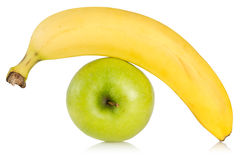
#> input picture examples/image_recognition/test_images/ban_app.jpg, 240 x 160 px, found by its file name
$ python image_detector.py   (older library calls are emulated)
#> lines starting #> are read from the running program, lines starting #| are printed output that depends on the picture; after the words box and inside, x2 and y2 are one past the last pixel; in counts of white or black regions, pixels touching at a corner belong together
import numpy as np
import cv2


def crop_minAreaRect(img, rect):
    # rotate img
    angle = rect[2]
    rows, cols = img.shape[0], img.shape[1]
    M = cv2.getRotationMatrix2D((cols / 2, rows / 2), angle, 1)
    img_rot = cv2.warpAffine(img, M, (cols, rows))

    # rotate bounding box
    rect0 = (rect[0], rect[1], 0.0)
    box = cv2.boxPoints(rect)
    pts = np.int0(cv2.transform(np.array([box]), M))[0]
    pts[pts < 0] = 0

    # crop
    img_crop = img_rot[pts[1][1]:pts[0][1],
               pts[1][0]:pts[2][0]]

    return img_crop


def find_objects(path):
#> called with path = 'ban_app.jpg'
    boundaries = [(np.array([10, 10, 10]), np.array([28, 255, 255])), #yellow
                  (np.array([28, 10, 10]), np.array([80, 255, 255])), #green
                  (np.array([0, 10, 10]), np.array([10, 255, 255]))] #red


    image = cv2.imread(path)
#> image is the input picture: shape (160, 240, 3); mean B, G, R 172.7, 233.2, 242.7
    bordersize = 50
    image = cv2.copyMakeBorder(image, top=bordersize, bottom=bordersize,
                                left=bordersize, right=bordersize,
                                borderType=cv2.BORDER_CONSTANT,
                                value=[255, 255, 255])
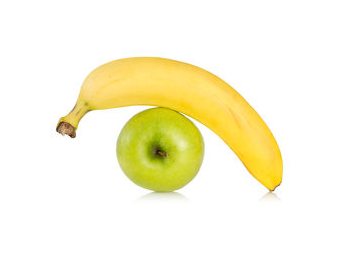
#> image: shape (260, 340, 3); mean B, G, R 219.3, 245.5, 249.6
    hsv = cv2.cvtColor(image, cv2.COLOR_BGR2HSV)
#> hsv: shape (260, 340, 3); mean H, S, V 8.4, 34.4, 250.1
    images = []

    for (lower, upper) in boundaries:
        mask = cv2.inRange(hsv, lower, upper)
        res = cv2.bitwise_and(image, image, mask=mask)

        im2, contours, hierarchy = cv2.findContours(mask, cv2.RETR_TREE,
                                                    cv2.CHAIN_APPROX_SIMPLE)
        index = []

        for i in range(len(contours)):
            if len(contours[i]) < 100:
                index.append(i)

        contours = np.delete(contours, index)

        for contour in contours:
            rect = cv2.minAreaRect(contour)

            # [6 lines of commented-out code are left out]

            img = crop_minAreaRect(image, rect)
            img[np.where((img == [0, 0, 0]).all(axis=2))] = [255, 255, 255]
            images.append(cv2.cvtColor(img, cv2.COLOR_BGR2RGB))
#> this loop made 1 pass
#> pass 1, in find_objects, `mask = cv2.inRange(hsv, lower, upper)`:
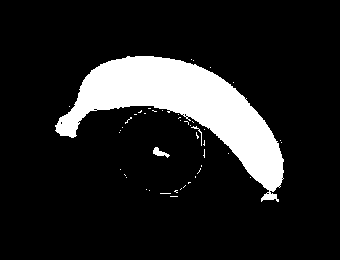
#> mask: shape (260, 340); 13.5% white; 46 white regions (43 under 20 px), largest, box (x1, y1, x2, y2) and area: (55, 56, 284, 202) 11697, (153, 147, 170, 158) 84, (191, 126, 202, 146) 33
#> pass 1, in find_objects, `res = cv2.bitwise_and(image, image, mask=mask)`:
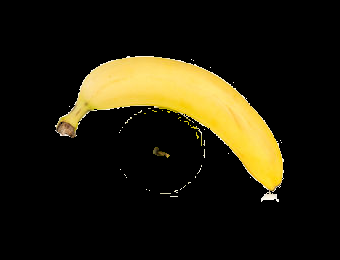
#> res: shape (260, 340, 3); mean B, G, R 12.2, 28.7, 33.2
#> after the loop, images = []

    return images


if __name__ == "__main__":
#> (the run stopped early here; a loop or call above may not have finished)
